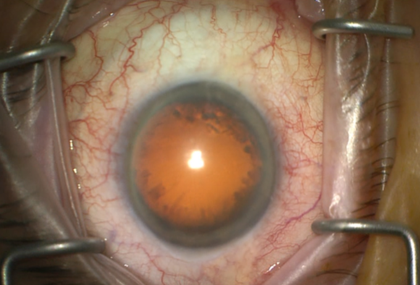
%> input picture P6a.PNG, 420 x 285 px, shrunk from 680 x 461 before the run
$ octave snake.m   (GNU Octave 9; MATLAB toolbox functions it lacks are replaced by stand-ins)
%> lines starting %> are read from the running program, lines starting %| are printed output that depends on the picture; in (x1, y1, x2, y2) boxes, pixels count from 0 and x2, y2 are one past the last pixel; in counts of white or black regions, pixels touching at a corner belong together; the program's own positions count from 1
%> further down, originalEye is the input picture: size 285x420x3 uint8; mean R, G, B 138.6, 110.1, 87.1
### myActiveContour.m
function contouredImg = myActiveContour(inputImg,Iterations)
%> called with Iterations = 1000
%keep Iterations=1000

grayEye=rgb2gray(inputImg);
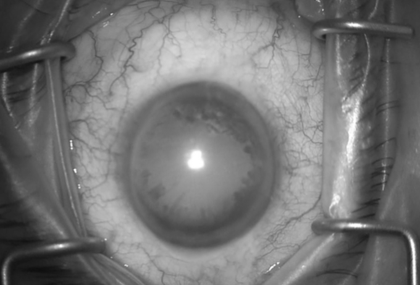
%> grayEye: size 285x420 uint8; min 14, max 255, mean 116
% figure()
% imshow(grayEye)
% title('Gray Eye');

% Active contour
mask = zeros(size(grayEye));
mask(25:end-25,25:end-25) = 1;
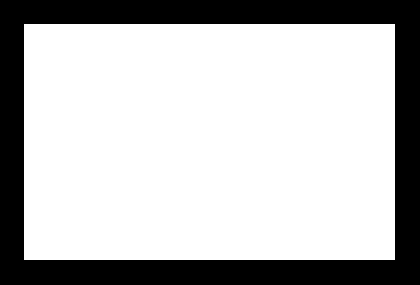
%> mask: size 285x420 double; values 0 (black) and 1 (white), 73.1% white; 1 black region, box (x1, y1, x2, y2) and area: (0, 0, 420, 285) 32144
% imshow(mask)
% title('Initial Contour Location')

%> the run ends on the next line
bw = activecontour(grayEye,mask,Iterations);

% figure()
% imshow(bw)
% title('Segmented Image, ?? Iterations')

%Extractiing exterior eye
[r c] = size(bw);

for i=1:r
    for j=1:c
        if bw(i,j)== 0
            inputImg(i,j,1)=255;
            inputImg(i,j,2)=255;
            inputImg(i,j,3)=255;
        end
    end
end

% figure()
% imshow(inputImg)
% title('Contoured and Cropped Image');
contouredImg=inputImg;
end

### snake.m
tic
originalEye = imread('P6a.png'); % P2a,P3a,P4a,P5a,P6a
figure()
imshow(originalEye)
title('Orginal Eye');

contouredEye = myActiveContour(originalEye,1000);

$ run again, with P1a.PNG copied over P6a.PNG
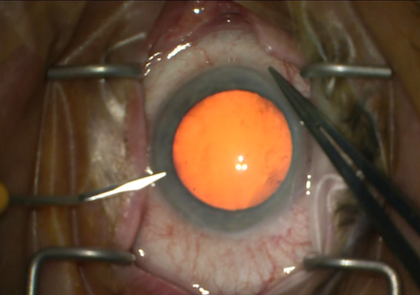
%> input picture P1a.PNG, 420 x 295 px, shrunk from 664 x 467 before the run
%> originalEye is the input picture: size 295x420x3 uint8; mean R, G, B 101.5, 76, 55.2
%> in myActiveContour, `grayEye=rgb2gray(inputImg);`:
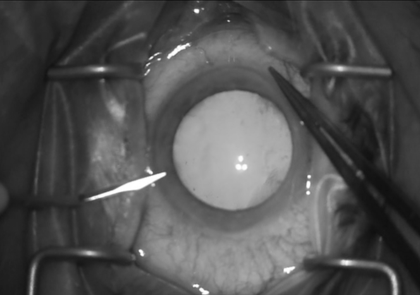
%> grayEye: size 295x420 uint8; min 15, max 255, mean 81.3
%> in myActiveContour, `mask(25:end-25,25:end-25) = 1;`:
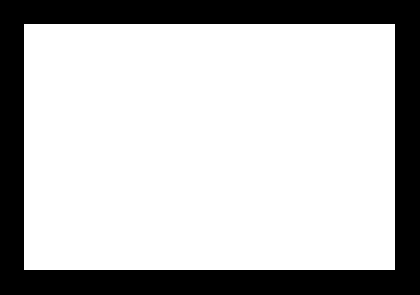
%> mask: size 295x420 double; values 0 (black) and 1 (white), 73.7% white; 1 black region, box (x1, y1, x2, y2) and area: (0, 0, 420, 295) 32634

$ run again, with P2a.PNG copied over P6a.PNG
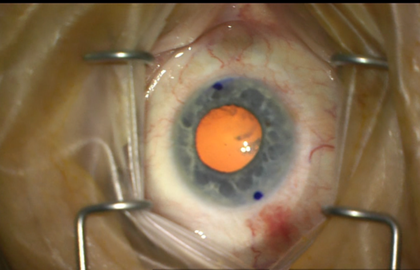
%> input picture P2a.PNG, 420 x 270 px, shrunk from 736 x 474 before the run
%> originalEye is the input picture: size 270x420x3 uint8; mean R, G, B 131.5, 107.5, 77.5
%> in myActiveContour, `grayEye=rgb2gray(inputImg);`:
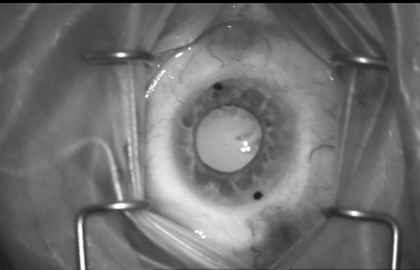
%> grayEye: size 270x420 uint8; min 0, max 255, mean 111.2
%> in myActiveContour, `mask(25:end-25,25:end-25) = 1;`:
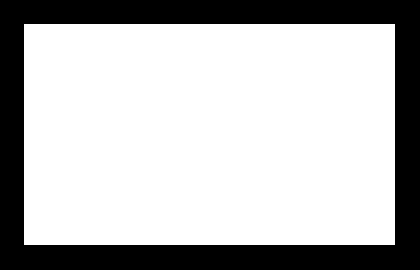
%> mask: size 270x420 double; values 0 (black) and 1 (white), 72.3% white; 1 black region, box (x1, y1, x2, y2) and area: (0, 0, 420, 270) 31409

$ run again, with P3a.PNG copied over P6a.PNG
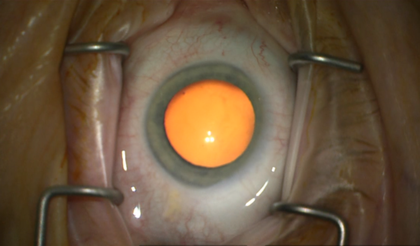
%> input picture P3a.PNG, 420 x 246 px, shrunk from 797 x 467 before the run
%> originalEye is the input picture: size 246x420x3 uint8; mean R, G, B 106.5, 85.3, 61.6
%> in myActiveContour, `grayEye=rgb2gray(inputImg);`:
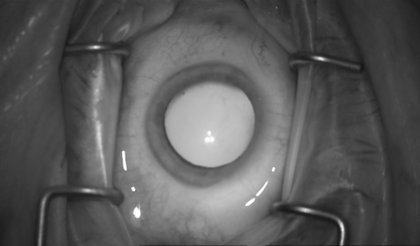
%> grayEye: size 246x420 uint8; min 22, max 255, mean 89
%> in myActiveContour, `mask(25:end-25,25:end-25) = 1;`:
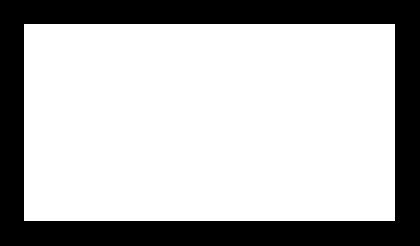
%> mask: size 246x420 double; values 0 (black) and 1 (white), 70.7% white; 1 black region, box (x1, y1, x2, y2) and area: (0, 0, 420, 246) 30233
